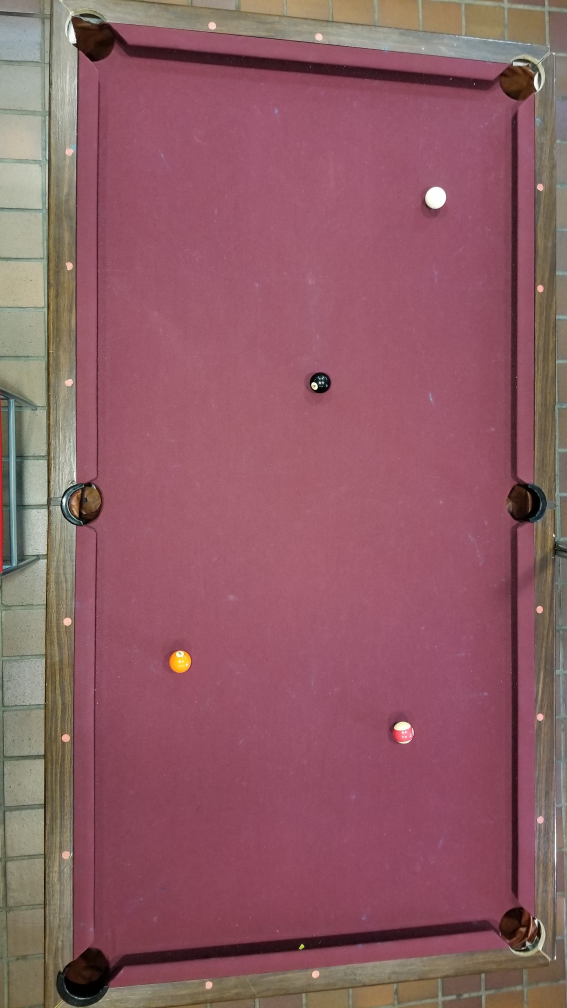
//> input picture Projects/Open_CV_Test/x64/Debug/20170623_145932.jpg, 2268 x 4032 px (shown at 1/4 size)
$ ./Colour_Coordinates_With_Scaling ../20170623_145932.jpg   (built with g++ and OpenCV 4)
//> lines starting //> are read from the running program, lines starting //| are printed output that depends on the picture; after the words box and inside, x2 and y2 are one past the last pixel; in counts of white or black regions, pixels touching at a corner belong together
//objectTrackingTutorial.cpp

//Written by  Kyle Hounslow 2013

//Permission is hereby granted, free of charge, to any person obtaining a copy of this software and associated documentation files (the "Software")
//, to deal in the Software without restriction, including without limitation the rights to use, copy, modify, merge, publish, distribute, sublicense,
//and/or sell copies of the Software, and to permit persons to whom the Software is furnished to do so, subject to the following conditions:

//The above copyright notice and this permission notice shall be included in all copies or substantial portions of the Software.

//THE SOFTWARE IS PROVIDED "AS IS", WITHOUT WARRANTY OF ANY KIND, EXPRESS OR IMPLIED, INCLUDING BUT NOT LIMITED TO THE WARRANTIES OF MERCHANTABILITY,
//FITNESS FOR A PARTICULAR PURPOSE AND NONINFRINGEMENT. IN NO EVENT SHALL THE AUTHORS OR COPYRIGHT HOLDERS BE LIABLE FOR ANY CLAIM, DAMAGES OR OTHER
//LIABILITY, WHETHER IN AN ACTION OF CONTRACT, TORT OR OTHERWISE, ARISING FROM, OUT OF OR IN CONNECTION WITH THE SOFTWARE OR THE USE OR OTHER DEALINGS
//IN THE SOFTWARE.

#include <sstream>
#include <string>
#include <iostream>
#include "opencv/cv.h"
#include "opencv2/highgui.hpp"
#include "opencv2/imgproc.hpp"
#include "opencv2/imgcodecs.hpp"

#include <fstream>	//Added to write circles to a file
#include <iterator>
#include <map>

using namespace cv;
using namespace std;
//initial min and max HSV filter values.
//these will be changed using trackbars
int H_MIN;
int H_MAX;
int S_MIN;
int S_MAX;
int V_MIN;
int V_MAX;
//default capture width and height
const int FRAME_WIDTH = 640;
const int FRAME_HEIGHT = 480;
//max number of objects to be detected in frame
const int MAX_NUM_OBJECTS = 50;
//minimum and maximum object area
const int MIN_OBJECT_AREA = 20 * 20;
const int MAX_OBJECT_AREA = FRAME_HEIGHT*FRAME_WIDTH / 1.5;
//names that will appear at the top of each window
const string windowName = "Original Image";
const string windowName1 = "HSV Image";
const string windowName2 = "Thresholded Image";
const string windowName3 = "After Morphological Operations";
const string trackbarWindowName = "Trackbars";

struct Threshold
{
	int Range[6];
};

void on_trackbar(int, void*)
{//This function gets called whenever a
 // trackbar position is changed

}
string intToString(int number) {

	std::stringstream ss;
	ss << number;
	return ss.str();
}

void drawObject(int x, int y, Mat &frame) {

	circle(frame, Point(x, y), 20, Scalar(0, 255, 0), 2);
	if (y - 25>0)
		line(frame, Point(x, y), Point(x, y - 25), Scalar(0, 255, 0), 2);
	else line(frame, Point(x, y), Point(x, 0), Scalar(0, 255, 0), 2);
	if (y + 25<FRAME_HEIGHT)
		line(frame, Point(x, y), Point(x, y + 25), Scalar(0, 255, 0), 2);
	else line(frame, Point(x, y), Point(x, FRAME_HEIGHT), Scalar(0, 255, 0), 2);
	if (x - 25>0)
		line(frame, Point(x, y), Point(x - 25, y), Scalar(0, 255, 0), 2);
	else line(frame, Point(x, y), Point(0, y), Scalar(0, 255, 0), 2);
	if (x + 25<FRAME_WIDTH)
		line(frame, Point(x, y), Point(x + 25, y), Scalar(0, 255, 0), 2);
	else line(frame, Point(x, y), Point(FRAME_WIDTH, y), Scalar(0, 255, 0), 2);

	putText(frame, intToString(x) + "," + intToString(y), Point(x, y + 30), 1, 1, Scalar(0, 255, 0), 2);

}
void morphOps(Mat &thresh) {

	Mat erodeElement = getStructuringElement(MORPH_RECT, Size(3, 3));
	//dilate with larger element so make sure object is nicely visible
	Mat dilateElement = getStructuringElement(MORPH_RECT, Size(8, 8));

	erode(thresh, thresh, erodeElement);
	erode(thresh, thresh, erodeElement);

	dilate(thresh, thresh, dilateElement);
	dilate(thresh, thresh, dilateElement);

}
void trackFilteredObject(int &x, int &y, Mat threshold, Mat &cameraFeed) {

	Mat temp;
	threshold.copyTo(temp);
	//these two vectors needed for output of findContours
	vector< vector<Point> > contours;
	vector<Vec4i> hierarchy;
	//find contours of filtered image using openCV findContours function
	findContours(temp, contours, hierarchy, CV_RETR_CCOMP, CV_CHAIN_APPROX_SIMPLE);
	//use moments method to find our filtered object
	double refArea = 0;
	bool objectFound = false;
	if (hierarchy.size() > 0) {
		int numObjects = hierarchy.size();
		//if number of objects greater than MAX_NUM_OBJECTS we have a noisy filter
		if (numObjects<MAX_NUM_OBJECTS) {
			for (int index = 0; index >= 0; index = hierarchy[index][0]) {

				Moments moment = moments((cv::Mat)contours[index]);
				double area = moment.m00;

				//if the area is less than 20 px by 20px then it is probably just noise
				//if the area is the same as the 3/2 of the image size, probably just a bad filter
				//we only want the object with the largest area so we safe a reference area each
				//iteration and compare it to the area in the next iteration.
				if (area>MIN_OBJECT_AREA && area<MAX_OBJECT_AREA && area>refArea) {
					x = moment.m10 / area;
					y = moment.m01 / area;
					objectFound = true;
					refArea = area;
				}
				else objectFound = false;
			}
			//let user know you found an object
			if (objectFound == true) {
				putText(cameraFeed, "Tracking Object", Point(0, 50), 2, 1, Scalar(0, 255, 0), 2);
				//draw object location on screen
				drawObject(x, y, cameraFeed);
			}

		}
		else putText(cameraFeed, "TOO MUCH NOISE! ADJUST FILTER", Point(0, 50), 1, 2, Scalar(0, 0, 255), 2);
	}
}
int main(int argc, char** argv) {
	//some boolean variables for different functionality within this
	//program
	bool trackObjects = true;
	bool useMorphOps = false;
	//Matrix to store each frame of the webcam feed
	Mat cameraFeed;
	//matrix storage for HSV image
	Mat HSV;
	//matrix storage for binary threshold image
	Mat threshold;
	//x and y values for the location of the object
	int x = 0, y = 0;
	cameraFeed = imread(argv[1], IMREAD_COLOR);
//> cameraFeed is the input picture: 4032 rows x 2268 cols, CV_8UC3; mean B, G, R 101.2, 92.6, 143.2
	cvtColor(cameraFeed, HSV, COLOR_BGR2HSV);
//> HSV: 4032 rows x 2268 cols, CV_8UC3; mean H, S, V 133.4, 101.4, 143.7
	std::ofstream outfile("./colour_coordinates.txt");
	//Create a dictionary for all possible configs for balls

	/*where
	int H_MIN = 5;
	int H_MAX = 26;
	int S_MIN = 137;
	int S_MAX = 256;
	int V_MIN = 196;
	int V_MAX = 256;
	*/
	//Create a dictionary for all possible configs for balls
	map<string, Threshold> Range;

	//Populate the dictionary with the threshold for all colours
	Threshold orange = { 5, 26, 137, 256, 196, 256 };
	Threshold cue = { 0, 23, 42, 46, 195, 256 };
	Threshold purple = { 89, 140, 67, 160, 75, 101 };
	Threshold black = { 23, 117, 0, 121, 16, 65};
	Threshold bottom_right = { 170, 186, 0, 21, 84, 155 };
	Threshold top_left = { 95, 110, 0, 256, 0, 256 };

	Range.insert(pair<string, Threshold>("4-orange", orange));
	Range.insert(pair<string, Threshold>("1-cue", cue));
	Range.insert(pair<string, Threshold>("3-purple", purple));
	Range.insert(pair<string, Threshold>("2-black", black));
	Range.insert(pair<string, Threshold>("0-right_bottom", bottom_right));
	Range.insert(pair<string, Threshold>("0-left_top", top_left));
	int count = 0;
	int x1, y1;
	float scale_x, scale_y;
	float x_ball, y_ball;
	//For all colours, find x,y coordinates
	for (std::map<string, Threshold>::iterator iter = Range.begin(); iter != Range.end(); ++iter)
	{
		string colour = iter->first;
		H_MIN = Range[colour].Range[0];
		S_MIN = Range[colour].Range[2];
		V_MIN = Range[colour].Range[4];
		H_MAX = Range[colour].Range[1];
		S_MAX = Range[colour].Range[3];
		V_MAX = Range[colour].Range[5];
		inRange(HSV, Scalar(H_MIN, S_MIN, V_MIN), Scalar(H_MAX, S_MAX, V_MAX), threshold);
		morphOps(threshold);
		trackFilteredObject(x, y, threshold, cameraFeed);
		if (count == 0) {
			x1 = x;
			y1 = y;
		}
		else if (count == 1) {
			scale_x = (x - x1)/54.3;
			scale_y = (y - y1) / 28.7;
		}
		else {
			x_ball = (x - x1) / scale_x;
			y_ball = (y - y1) / scale_y;
			outfile << colour + "," + to_string(x_ball) + "," + to_string(y_ball) + "\n";
		}
		count++;
	}
//> this loop made 6 passes
//> (numObjects in trackFilteredObject, x, y, x1, y1) on pass 1: (18, 79, 149, 79, 149)
//> (numObjects in trackFilteredObject, x, y, x_ball, y_ball) on pass 6: (1, 721, 2650, 16.12, 23.76)
//> pass 1, `inRange(HSV, Scalar(H_MIN, S_MIN, V_MIN), Scalar(H_MAX, S_MAX, V_MAX),..`:
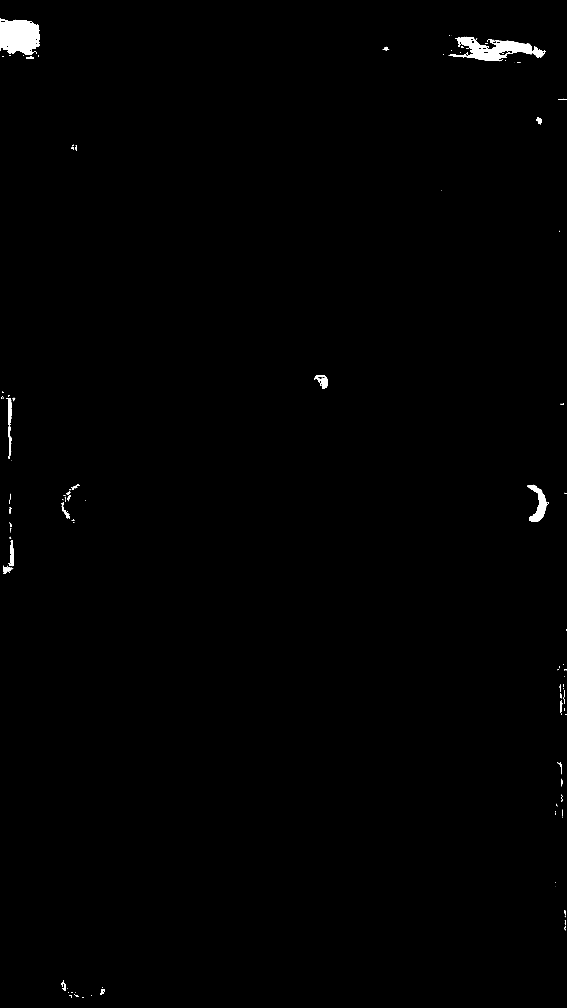
//> threshold: 4032 rows x 2268 cols, CV_8UC1 (shown at 1/4 size); 0.53% white; 197 white regions (145 under 20 px), largest, box (x1, y1, x2, y2) and area: (0, 74, 160, 220) 18532, (1794, 147, 2182, 245) 15489, (2110, 1939, 2191, 2088) 4562
//> pass 1, in morphOps, `erode(thresh, thresh, erodeElement);`:
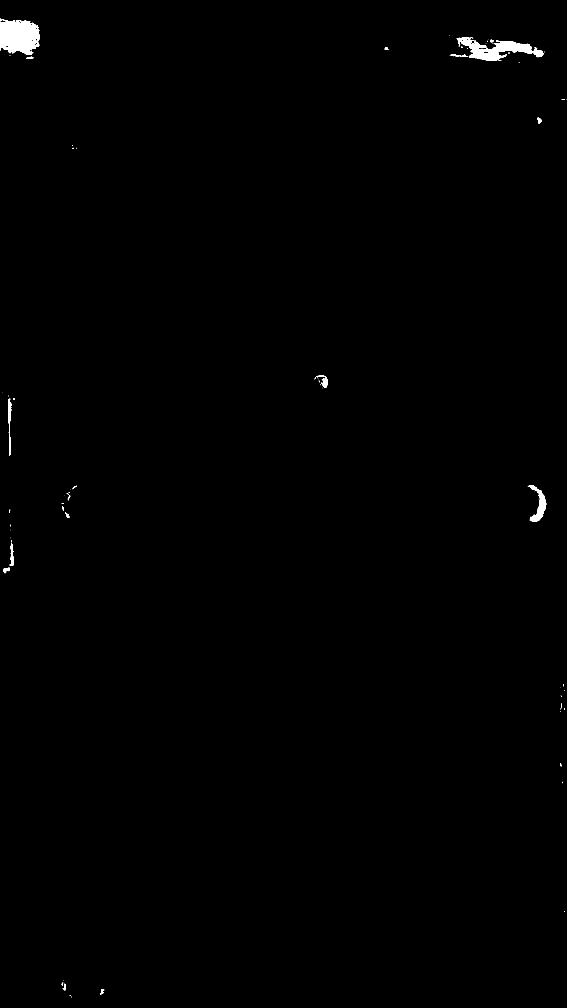
//> thresh: 4032 rows x 2268 cols, CV_8UC1 (shown at 1/4 size); 0.42% white; 83 white regions (58 under 20 px), largest, box (x1, y1, x2, y2) and area: (0, 75, 157, 219) 17467, (1827, 149, 2175, 243) 12443, (2111, 1941, 2187, 2087) 3596
//> pass 1, in morphOps, `erode(thresh, thresh, erodeElement);`:
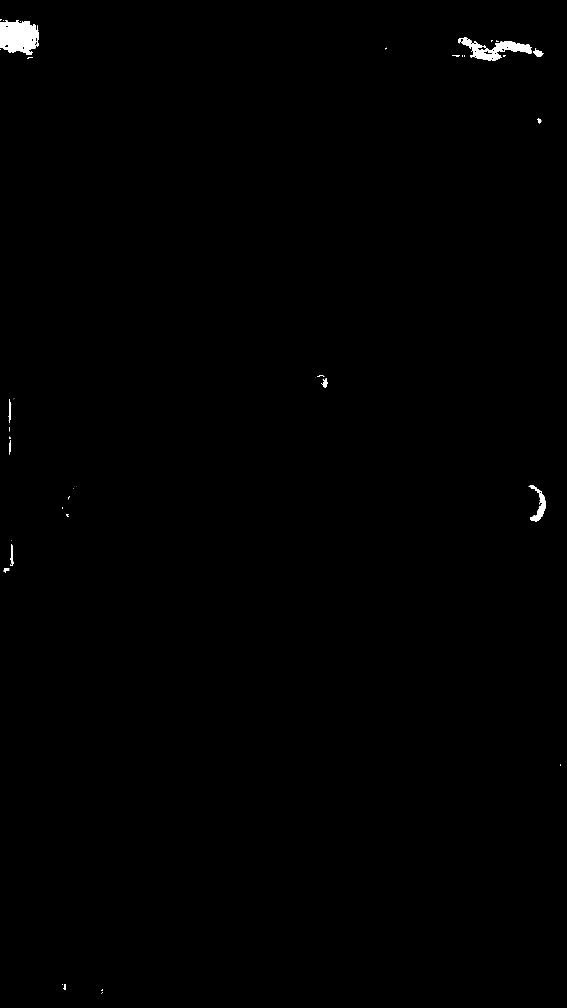
//> thresh: 4032 rows x 2268 cols, CV_8UC1 (shown at 1/4 size); 0.35% white; 48 white regions (24 under 20 px), largest, box (x1, y1, x2, y2) and area: (0, 82, 156, 218) 16371, (1832, 150, 2127, 242) 9785, (2114, 1943, 2184, 2086) 2902
//> pass 1, in morphOps, `dilate(thresh, thresh, dilateElement);`:
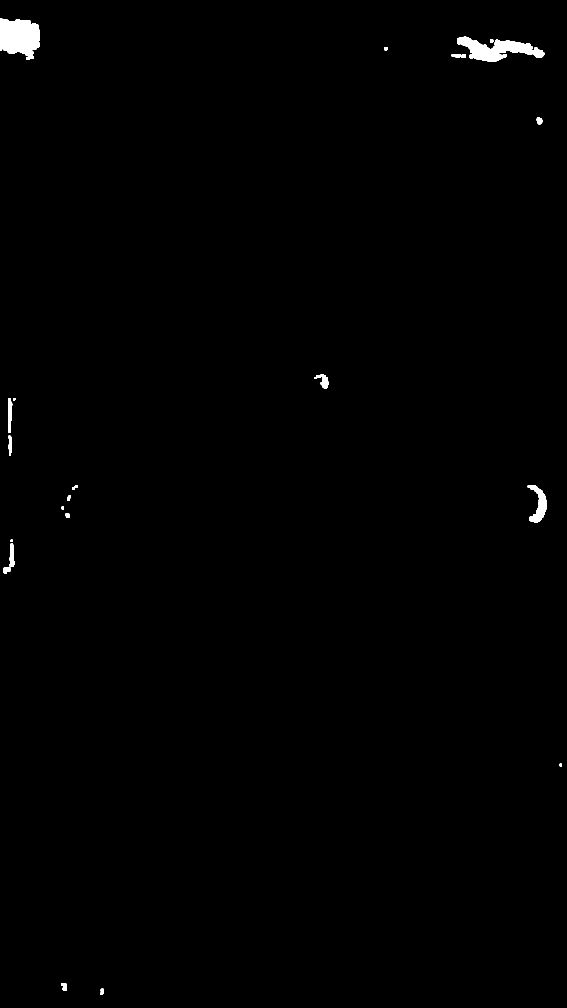
//> thresh: 4032 rows x 2268 cols, CV_8UC1 (shown at 1/4 size); 0.55% white; 26 white regions, largest, box (x1, y1, x2, y2) and area: (0, 73, 160, 222) 19570, (1829, 147, 2178, 246) 16083, (2111, 1940, 2188, 2090) 4995
//> after the loop:
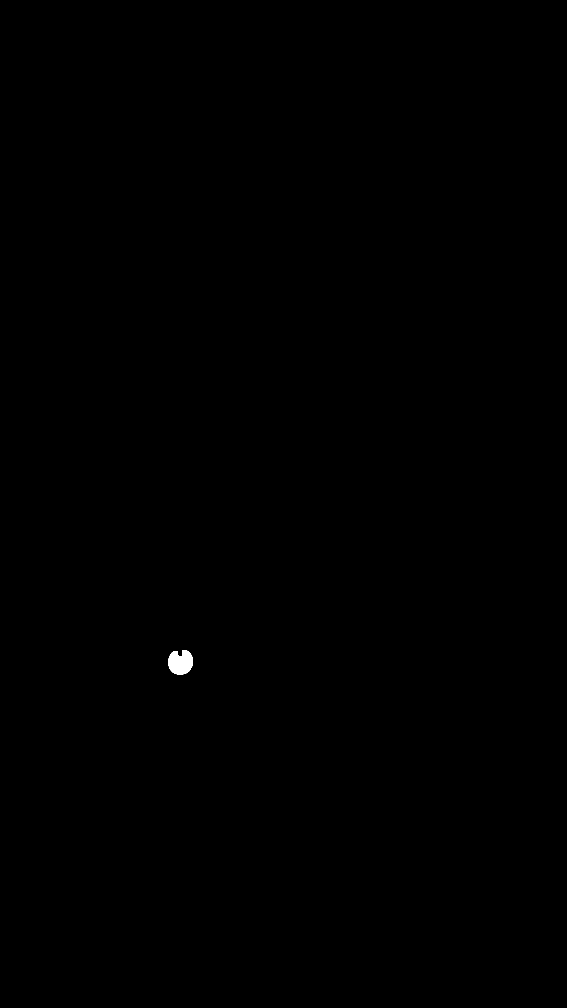
//> threshold: 4032 rows x 2268 cols, CV_8UC1 (shown at 1/4 size); 0.08% white; 1 white region, box (x1, y1, x2, y2) and area: (674, 2601, 771, 2698) 7391

	/*
	cvtColor(cameraFeed, HSV, COLOR_BGR2HSV);
	inRange(HSV, Scalar(H_MIN, S_MIN, V_MIN), Scalar(H_MAX, S_MAX, V_MAX), threshold);

	//pass in thresholded frame to our object tracking function
	//this function will return the x and y coordinates of the
	//filtered object
	if (trackObjects)
	trackFilteredObject(x, y, threshold, cameraFeed);

	//show frames
	imshow(windowName2, threshold);
	imshow(windowName, cameraFeed);
	imshow(windowName1, HSV);


	//delay 30ms so that screen can refresh.
	//image will not appear without this waitKey() command
	waitKey(30);

	*/

	return 0;
}
